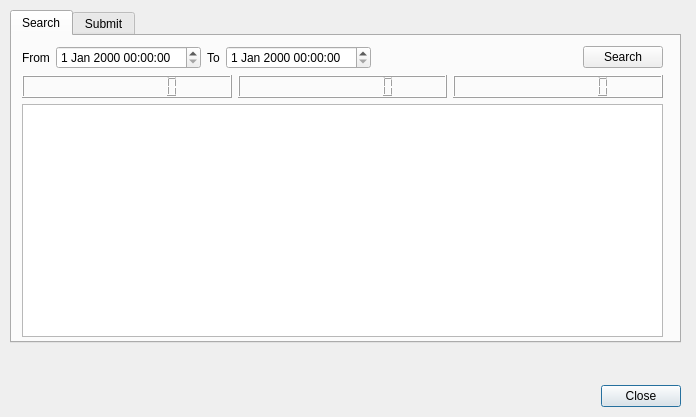
<?xml version="1.0" encoding="UTF-8"?>
<ui version="4.0">
 <class>UserWindows</class>
 <widget class="QDialog" name="UserWindows">
  <property name="geometry">
   <rect>
    <x>0</x>
    <y>0</y>
    <width>696</width>
    <height>417</height>
   </rect>
  </property>
  <property name="windowTitle">
   <string>Trivial user</string>
  </property>
  <widget class="QDialogButtonBox" name="buttonBox">
   <property name="geometry">
    <rect>
     <x>20</x>
     <y>380</y>
     <width>661</width>
     <height>32</height>
    </rect>
   </property>
   <property name="orientation">
    <enum>Qt::Horizontal</enum>
   </property>
   <property name="standardButtons">
    <set>QDialogButtonBox::Close</set>
   </property>
  </widget>
  <widget class="QTabWidget" name="tabWidget">
   <property name="geometry">
    <rect>
     <x>10</x>
     <y>10</y>
     <width>671</width>
     <height>333</height>
    </rect>
   </property>
   <property name="sizePolicy">
    <sizepolicy hsizetype="Maximum" vsizetype="Maximum">
     <horstretch>0</horstretch>
     <verstretch>0</verstretch>
    </sizepolicy>
   </property>
   <property name="tabShape">
    <enum>QTabWidget::Rounded</enum>
   </property>
   <property name="currentIndex">
    <number>0</number>
   </property>
   <property name="usesScrollButtons">
    <bool>false</bool>
   </property>
   <property name="movable">
    <bool>true</bool>
   </property>
   <widget class="QWidget" name="tabSearch">
    <attribute name="title">
     <string>Search</string>
    </attribute>
    <widget class="QWidget" name="">
     <property name="geometry">
      <rect>
       <x>10</x>
       <y>10</y>
       <width>641</width>
       <height>291</height>
      </rect>
     </property>
     <layout class="QVBoxLayout" name="verticalLayout_2">
      <item>
       <layout class="QHBoxLayout" name="horizontalLayout">
        <item>
         <widget class="QLabel" name="label">
          <property name="text">
           <string>From</string>
          </property>
         </widget>
        </item>
        <item>
         <widget class="QDateTimeEdit" name="dtFrom"/>
        </item>
        <item>
         <widget class="QLabel" name="label_2">
          <property name="text">
           <string>To</string>
          </property>
         </widget>
        </item>
        <item>
         <widget class="QDateTimeEdit" name="dtTo"/>
        </item>
        <item>
         <spacer name="horizontalSpacer">
          <property name="orientation">
           <enum>Qt::Horizontal</enum>
          </property>
          <property name="sizeType">
           <enum>QSizePolicy::Fixed</enum>
          </property>
          <property name="sizeHint" stdset="0">
           <size>
            <width>220</width>
            <height>20</height>
           </size>
          </property>
         </spacer>
        </item>
        <item>
         <widget class="QPushButton" name="btnSearch">
          <property name="text">
           <string>Search</string>
          </property>
         </widget>
        </item>
       </layout>
      </item>
      <item>
       <layout class="QHBoxLayout" name="horizontalLayout_2">
        <item>
         <widget class="QLCDNumber" name="nbWords">
          <property name="digitCount">
           <number>10</number>
          </property>
         </widget>
        </item>
        <item>
         <widget class="QLCDNumber" name="nbActions">
          <property name="digitCount">
           <number>10</number>
          </property>
         </widget>
        </item>
        <item>
         <widget class="QLCDNumber" name="nbThoughts">
          <property name="digitCount">
           <number>10</number>
          </property>
          <property name="intValue" stdset="0">
           <number>0</number>
          </property>
         </widget>
        </item>
       </layout>
      </item>
      <item>
       <widget class="QListWidget" name="lstMessages"/>
      </item>
     </layout>
    </widget>
   </widget>
   <widget class="QWidget" name="tabSubmit">
    <attribute name="title">
     <string>Submit</string>
    </attribute>
    <widget class="QWidget" name="">
     <property name="geometry">
      <rect>
       <x>10</x>
       <y>20</y>
       <width>651</width>
       <height>281</height>
      </rect>
     </property>
     <layout class="QVBoxLayout" name="verticalLayout">
      <item>
       <layout class="QHBoxLayout" name="horizontalLayout_3" stretch="0,0,0,0">
        <property name="spacing">
         <number>0</number>
        </property>
        <property name="sizeConstraint">
         <enum>QLayout::SetFixedSize</enum>
        </property>
        <property name="leftMargin">
         <number>0</number>
        </property>
        <item>
         <widget class="QDateTimeEdit" name="dtSumbit">
          <property name="sizePolicy">
           <sizepolicy hsizetype="Fixed" vsizetype="Fixed">
            <horstretch>0</horstretch>
            <verstretch>0</verstretch>
           </sizepolicy>
          </property>
         </widget>
        </item>
        <item>
         <widget class="QComboBox" name="cbTypes">
          <property name="sizePolicy">
           <sizepolicy hsizetype="Fixed" vsizetype="Fixed">
            <horstretch>0</horstretch>
            <verstretch>0</verstretch>
           </sizepolicy>
          </property>
          <property name="insertPolicy">
           <enum>QComboBox::NoInsert</enum>
          </property>
          <item>
           <property name="text">
            <string>Word</string>
           </property>
          </item>
          <item>
           <property name="text">
            <string>Action</string>
           </property>
          </item>
          <item>
           <property name="text">
            <string>Thought</string>
           </property>
          </item>
         </widget>
        </item>
        <item>
         <spacer name="horizontalSpacer_2">
          <property name="orientation">
           <enum>Qt::Horizontal</enum>
          </property>
          <property name="sizeHint" stdset="0">
           <size>
            <width>40</width>
            <height>20</height>
           </size>
          </property>
         </spacer>
        </item>
        <item>
         <widget class="QPushButton" name="btnSumit">
          <property name="sizePolicy">
           <sizepolicy hsizetype="Fixed" vsizetype="Fixed">
            <horstretch>0</horstretch>
            <verstretch>0</verstretch>
           </sizepolicy>
          </property>
          <property name="text">
           <string>Submit</string>
          </property>
         </widget>
        </item>
       </layout>
      </item>
      <item>
       <widget class="QLineEdit" name="edtTitle">
        <property name="placeholderText">
         <string>Enter Title</string>
        </property>
       </widget>
      </item>
      <item>
       <widget class="QLineEdit" name="edtContent">
        <property name="sizePolicy">
         <sizepolicy hsizetype="Expanding" vsizetype="MinimumExpanding">
          <horstretch>0</horstretch>
          <verstretch>0</verstretch>
         </sizepolicy>
        </property>
        <property name="placeholderText">
         <string>Enter Content</string>
        </property>
       </widget>
      </item>
     </layout>
    </widget>
   </widget>
  </widget>
 </widget>
 <resources/>
 <connections>
  <connection>
   <sender>buttonBox</sender>
   <signal>accepted()</signal>
   <receiver>UserWindows</receiver>
   <slot>accept()</slot>
   <hints>
    <hint type="sourcelabel">
     <x>248</x>
     <y>254</y>
    </hint>
    <hint type="destinationlabel">
     <x>157</x>
     <y>274</y>
    </hint>
   </hints>
  </connection>
  <connection>
   <sender>buttonBox</sender>
   <signal>rejected()</signal>
   <receiver>UserWindows</receiver>
   <slot>reject()</slot>
   <hints>
    <hint type="sourcelabel">
     <x>316</x>
     <y>260</y>
    </hint>
    <hint type="destinationlabel">
     <x>286</x>
     <y>274</y>
    </hint>
   </hints>
  </connection>
 </connections>
</ui>
